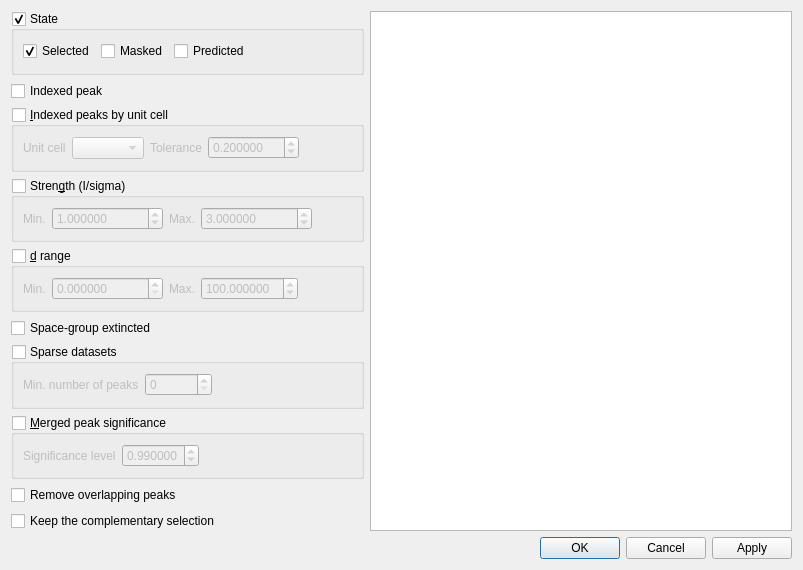
<?xml version="1.0" encoding="UTF-8"?>
<ui version="4.0">
 <class>DialogPeakFilter</class>
 <widget class="QDialog" name="DialogPeakFilter">
  <property name="geometry">
   <rect>
    <x>0</x>
    <y>0</y>
    <width>803</width>
    <height>570</height>
   </rect>
  </property>
  <property name="windowTitle">
   <string>Peak Filters</string>
  </property>
  <layout class="QVBoxLayout" name="verticalLayout_2">
   <item>
    <layout class="QHBoxLayout" name="horizontalLayout_7" stretch="0,1">
     <item>
      <layout class="QVBoxLayout" name="verticalLayout">
       <item>
        <widget class="QGroupBox" name="state">
         <property name="toolTip">
          <string>&lt;html&gt;&lt;head/&gt;&lt;body&gt;&lt;p&gt;Keep the peaks which are selected/unselected and/or masked/unmasked&lt;/p&gt;&lt;/body&gt;&lt;/html&gt;</string>
         </property>
         <property name="title">
          <string>State</string>
         </property>
         <property name="flat">
          <bool>false</bool>
         </property>
         <property name="checkable">
          <bool>true</bool>
         </property>
         <property name="checked">
          <bool>true</bool>
         </property>
         <layout class="QHBoxLayout" name="horizontalLayout_4" stretch="0,0,0,1">
          <item>
           <widget class="QCheckBox" name="selected">
            <property name="text">
             <string>Selected</string>
            </property>
            <property name="checked">
             <bool>true</bool>
            </property>
           </widget>
          </item>
          <item>
           <widget class="QCheckBox" name="masked">
            <property name="text">
             <string>Masked</string>
            </property>
           </widget>
          </item>
          <item>
           <widget class="QCheckBox" name="predicted">
            <property name="text">
             <string>Predicted</string>
            </property>
           </widget>
          </item>
          <item>
           <spacer name="horizontalSpacer_4">
            <property name="orientation">
             <enum>Qt::Horizontal</enum>
            </property>
            <property name="sizeHint" stdset="0">
             <size>
              <width>40</width>
              <height>20</height>
             </size>
            </property>
           </spacer>
          </item>
         </layout>
        </widget>
       </item>
       <item>
        <widget class="QCheckBox" name="indexed">
         <property name="text">
          <string>Indexed peak</string>
         </property>
        </widget>
       </item>
       <item>
        <widget class="QGroupBox" name="indexedByUnitCell">
         <property name="toolTip">
          <string>&lt;html&gt;&lt;head/&gt;&lt;body&gt;&lt;p&gt;Keep the peaks which are indexable with a given unit cell&lt;/p&gt;&lt;/body&gt;&lt;/html&gt;</string>
         </property>
         <property name="title">
          <string>&amp;Indexed peaks by unit cell</string>
         </property>
         <property name="checkable">
          <bool>true</bool>
         </property>
         <property name="checked">
          <bool>false</bool>
         </property>
         <layout class="QHBoxLayout" name="horizontalLayout" stretch="0,1,0,2,3">
          <item>
           <widget class="QLabel" name="label_7">
            <property name="text">
             <string>Unit cell</string>
            </property>
           </widget>
          </item>
          <item>
           <widget class="QComboBox" name="unitCells"/>
          </item>
          <item>
           <widget class="QLabel" name="label_3">
            <property name="sizePolicy">
             <sizepolicy hsizetype="Minimum" vsizetype="Preferred">
              <horstretch>0</horstretch>
              <verstretch>0</verstretch>
             </sizepolicy>
            </property>
            <property name="text">
             <string>Tolerance</string>
            </property>
           </widget>
          </item>
          <item>
           <widget class="QDoubleSpinBox" name="indexingTolerance">
            <property name="decimals">
             <number>6</number>
            </property>
            <property name="maximum">
             <double>100.000000000000000</double>
            </property>
            <property name="value">
             <double>0.200000000000000</double>
            </property>
           </widget>
          </item>
          <item>
           <spacer name="horizontalSpacer_5">
            <property name="orientation">
             <enum>Qt::Horizontal</enum>
            </property>
            <property name="sizeHint" stdset="0">
             <size>
              <width>40</width>
              <height>20</height>
             </size>
            </property>
           </spacer>
          </item>
         </layout>
        </widget>
       </item>
       <item>
        <widget class="QGroupBox" name="strength">
         <property name="title">
          <string>Stren&amp;gth (I/sigma)</string>
         </property>
         <property name="checkable">
          <bool>true</bool>
         </property>
         <property name="checked">
          <bool>false</bool>
         </property>
         <layout class="QHBoxLayout" name="horizontalLayout_3" stretch="0,0,0,0,1">
          <item>
           <widget class="QLabel" name="label">
            <property name="text">
             <string>Min.</string>
            </property>
           </widget>
          </item>
          <item>
           <widget class="QDoubleSpinBox" name="strengthMin">
            <property name="decimals">
             <number>6</number>
            </property>
            <property name="minimum">
             <double>0.000000000000000</double>
            </property>
            <property name="maximum">
             <double>1000000.000000000000000</double>
            </property>
            <property name="singleStep">
             <double>0.010000000000000</double>
            </property>
            <property name="value">
             <double>1.000000000000000</double>
            </property>
           </widget>
          </item>
          <item>
           <widget class="QLabel" name="label_2">
            <property name="text">
             <string>Max.</string>
            </property>
           </widget>
          </item>
          <item>
           <widget class="QDoubleSpinBox" name="strengthMax">
            <property name="decimals">
             <number>6</number>
            </property>
            <property name="minimum">
             <double>0.000000000000000</double>
            </property>
            <property name="maximum">
             <double>1000000.000000000000000</double>
            </property>
            <property name="singleStep">
             <double>0.010000000000000</double>
            </property>
            <property name="value">
             <double>3.000000000000000</double>
            </property>
           </widget>
          </item>
          <item>
           <spacer name="horizontalSpacer_3">
            <property name="orientation">
             <enum>Qt::Horizontal</enum>
            </property>
            <property name="sizeHint" stdset="0">
             <size>
              <width>40</width>
              <height>20</height>
             </size>
            </property>
           </spacer>
          </item>
         </layout>
        </widget>
       </item>
       <item>
        <widget class="QGroupBox" name="dRange">
         <property name="title">
          <string>&amp;d range</string>
         </property>
         <property name="checkable">
          <bool>true</bool>
         </property>
         <property name="checked">
          <bool>false</bool>
         </property>
         <layout class="QHBoxLayout" name="horizontalLayout_2" stretch="0,0,0,0,1">
          <item>
           <widget class="QLabel" name="label_4">
            <property name="text">
             <string>Min.</string>
            </property>
           </widget>
          </item>
          <item>
           <widget class="QDoubleSpinBox" name="dMin">
            <property name="decimals">
             <number>6</number>
            </property>
            <property name="maximum">
             <double>999999.989999999990687</double>
            </property>
            <property name="singleStep">
             <double>0.010000000000000</double>
            </property>
           </widget>
          </item>
          <item>
           <widget class="QLabel" name="label_5">
            <property name="text">
             <string>Max.</string>
            </property>
           </widget>
          </item>
          <item>
           <widget class="QDoubleSpinBox" name="dMax">
            <property name="decimals">
             <number>6</number>
            </property>
            <property name="maximum">
             <double>9999.989999999999782</double>
            </property>
            <property name="singleStep">
             <double>0.010000000000000</double>
            </property>
            <property name="value">
             <double>100.000000000000000</double>
            </property>
           </widget>
          </item>
          <item>
           <spacer name="horizontalSpacer_2">
            <property name="orientation">
             <enum>Qt::Horizontal</enum>
            </property>
            <property name="sizeHint" stdset="0">
             <size>
              <width>40</width>
              <height>20</height>
             </size>
            </property>
           </spacer>
          </item>
         </layout>
        </widget>
       </item>
       <item>
        <widget class="QCheckBox" name="extincted">
         <property name="toolTip">
          <string>&lt;html&gt;&lt;head/&gt;&lt;body&gt;&lt;p&gt;Keep the peaks which satisfy space group extinction law&lt;/p&gt;&lt;/body&gt;&lt;/html&gt;</string>
         </property>
         <property name="text">
          <string>Space-group extincted</string>
         </property>
        </widget>
       </item>
       <item>
        <widget class="QGroupBox" name="sparseDataSets">
         <property name="title">
          <string>Sparse datasets</string>
         </property>
         <property name="checkable">
          <bool>true</bool>
         </property>
         <property name="checked">
          <bool>false</bool>
         </property>
         <layout class="QHBoxLayout" name="horizontalLayout_5">
          <item>
           <widget class="QLabel" name="label_6">
            <property name="text">
             <string>Min. number of peaks</string>
            </property>
           </widget>
          </item>
          <item>
           <widget class="QSpinBox" name="minNumPeaks">
            <property name="maximum">
             <number>100000</number>
            </property>
           </widget>
          </item>
          <item>
           <spacer name="horizontalSpacer">
            <property name="orientation">
             <enum>Qt::Horizontal</enum>
            </property>
            <property name="sizeHint" stdset="0">
             <size>
              <width>40</width>
              <height>20</height>
             </size>
            </property>
           </spacer>
          </item>
         </layout>
        </widget>
       </item>
       <item>
        <widget class="QGroupBox" name="mergedPeakSignificance">
         <property name="title">
          <string>&amp;Merged peak significance</string>
         </property>
         <property name="checkable">
          <bool>true</bool>
         </property>
         <property name="checked">
          <bool>false</bool>
         </property>
         <layout class="QHBoxLayout" name="horizontalLayout_6" stretch="0,0,1">
          <item>
           <widget class="QLabel" name="label_8">
            <property name="text">
             <string>Significance level</string>
            </property>
           </widget>
          </item>
          <item>
           <widget class="QDoubleSpinBox" name="significanceLevel">
            <property name="decimals">
             <number>6</number>
            </property>
            <property name="maximum">
             <double>1.000000000000000</double>
            </property>
            <property name="singleStep">
             <double>0.000100000000000</double>
            </property>
            <property name="value">
             <double>0.990000000000000</double>
            </property>
           </widget>
          </item>
          <item>
           <spacer name="horizontalSpacer_6">
            <property name="orientation">
             <enum>Qt::Horizontal</enum>
            </property>
            <property name="sizeHint" stdset="0">
             <size>
              <width>40</width>
              <height>20</height>
             </size>
            </property>
           </spacer>
          </item>
         </layout>
        </widget>
       </item>
       <item>
        <widget class="QCheckBox" name="overlapping">
         <property name="toolTip">
          <string>&lt;html&gt;&lt;head/&gt;&lt;body&gt;&lt;p&gt;Keep the peaks which do not overlap&lt;/p&gt;&lt;/body&gt;&lt;/html&gt;</string>
         </property>
         <property name="text">
          <string>Remove overlapping peaks</string>
         </property>
         <property name="checked">
          <bool>false</bool>
         </property>
        </widget>
       </item>
       <item>
        <widget class="QCheckBox" name="complementary">
         <property name="toolTip">
          <string>&lt;html&gt;&lt;head/&gt;&lt;body&gt;&lt;p&gt;Keep the peaks filtered out by the aformentionned filters&lt;/p&gt;&lt;/body&gt;&lt;/html&gt;</string>
         </property>
         <property name="text">
          <string>Keep the complementary selection</string>
         </property>
        </widget>
       </item>
      </layout>
     </item>
     <item>
      <widget class="PeakTableView" name="peaks"/>
     </item>
    </layout>
   </item>
   <item>
    <widget class="QDialogButtonBox" name="actions">
     <property name="orientation">
      <enum>Qt::Horizontal</enum>
     </property>
     <property name="standardButtons">
      <set>QDialogButtonBox::Apply|QDialogButtonBox::Cancel|QDialogButtonBox::Ok</set>
     </property>
    </widget>
   </item>
  </layout>
 </widget>
 <customwidgets>
  <customwidget>
   <class>PeakTableView</class>
   <extends>QTableView</extends>
   <header>apps/views/PeakTableView.h</header>
  </customwidget>
 </customwidgets>
 <resources/>
 <connections/>
</ui>
